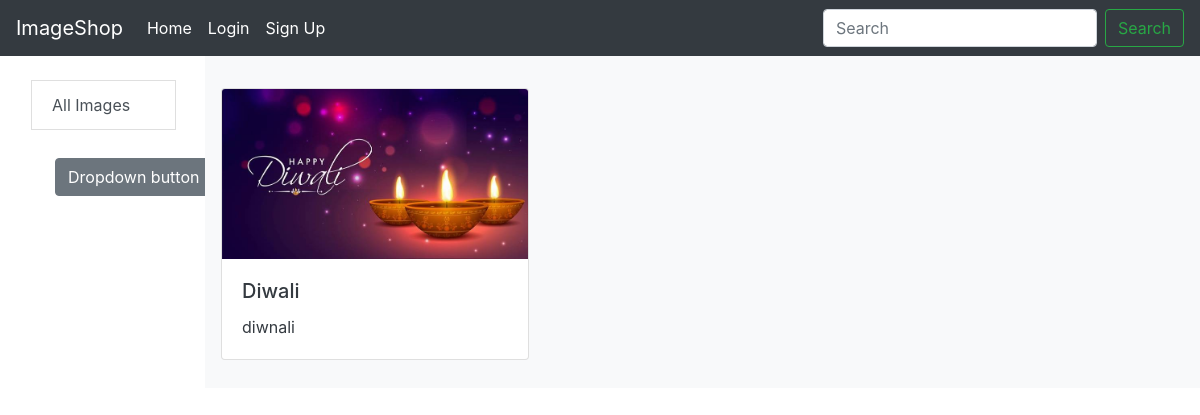
The app's page /category/2/ with its own data.
### appofimage/models.py (models this page shows, shortened)
class post(models.Model):
    cat = models.ForeignKey(category, on_delete=models.CASCADE)
    post_title = models.CharField(max_length=500, default="")
    post_dec = models.TextField()
    post_date = models.DateTimeField()
    image = models.ImageField(upload_to='images')

### newImage/views.py (the view)
# urls.py: path('category/<int:cid>/', show_category),
def show_category(request, cid):
    cats = category.objects.all()
    cat = category.objects.get(pk=cid)
    images = post.objects.filter(cat=cat)
    data = {'images': images, 'cats': cats}
    return render(request, 'home.html', data)

### templates/home.html (shortened to what this page needs)
{% extends 'basic.html' %}
    {% block body %}
    <div class="row">
        <div class="col-md-2">
            <div class="container">
            <div class="all">
            <a href="/appofimage/" class="list-group-item list-group-item-action mt-4 mx-3">All Images</a>
            </div>
            <div class="dropdown">
                  <button class="btn btn-secondary dropdown-toggle mt-4 mx-3" type="button" id="dropdownMenuButton" data-toggle="dropdown" aria-haspopup="true" aria-expanded="false">
                    Dropdown button
                  </button>
             </div>
        </div>
            </div>
        <div class="col-md-10">
            <div class="p-3 mb-2 bg-light text-dark">
            <div class="card-columns mt-3">
                {% for i in images %}
                <div class="card">
                    <img src="/media/{{i.image}}" class="card-img-top" alt="...">
                    <div class="card-body">
                        <h5 class="card-title">{{i.post_title}}</h5>
                        <p class="card-text">{{i.post_dec}}</p>
                    </div>
                </div>
                {% endfor %}
            </div>
        </div>
     </div>
</div>
    {% endblock body%}

### records on screen
post: image (picture), post_title "Diwali", post_dec "diwnali"
